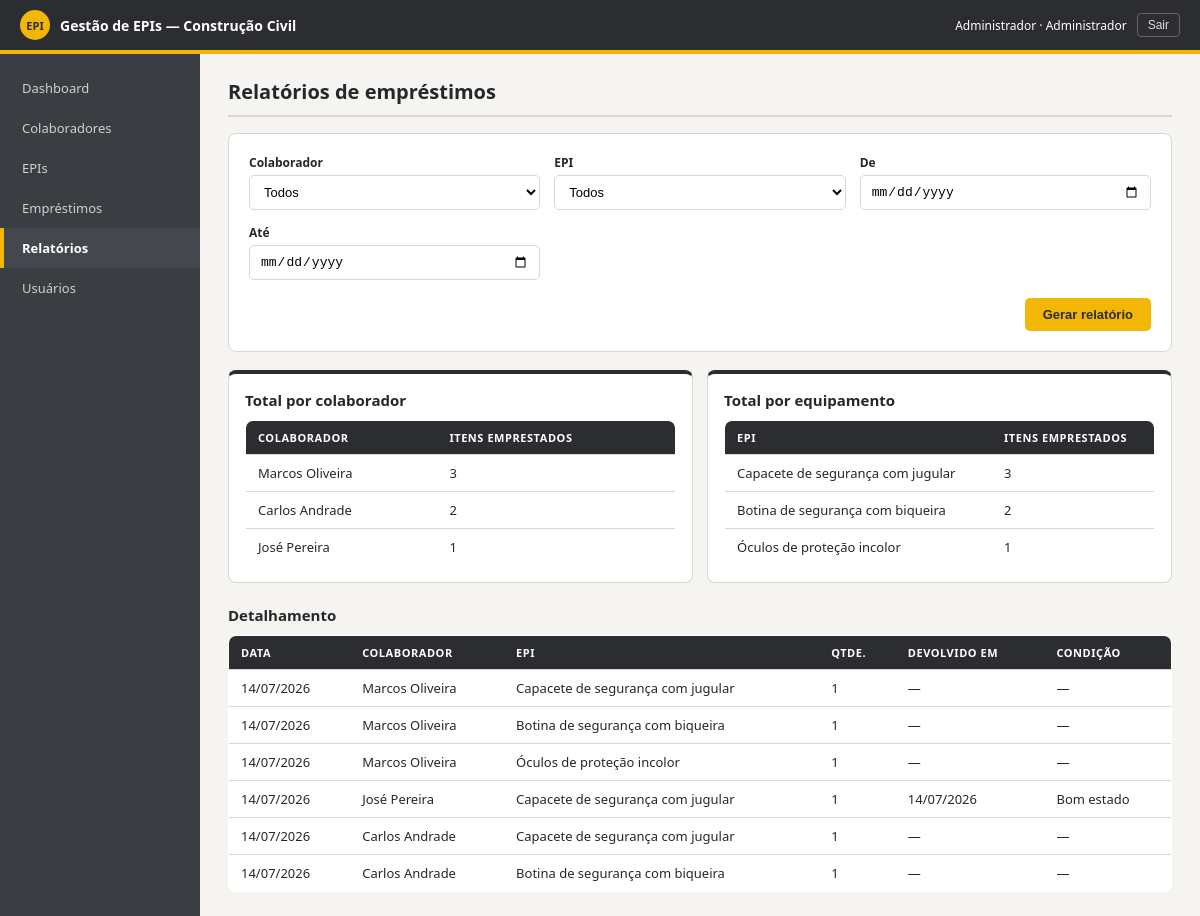
Screenshot of /relatorios/ (signed in) with the database file from the repository.
### core/models.py (models this page shows, shortened)
class Usuario(AbstractUser):
    class Perfil(models.TextChoices):
        ADMINISTRADOR = 'ADMINISTRADOR', 'Administrador'
        TECNICO = 'TECNICO', 'Técnico de Segurança'
        ALMOXARIFE = 'ALMOXARIFE', 'Almoxarife'
    perfil = models.CharField('Perfil de acesso', max_length=20,
                              choices=Perfil.choices, default=Perfil.TECNICO)
    @property
    def eh_admin(self):
        return self.perfil == self.Perfil.ADMINISTRADOR or self.is_superuser

class Colaborador(models.Model):
    matricula = models.CharField('Matrícula', max_length=20, unique=True)
    nome = models.CharField('Nome completo', max_length=100)
    cpf = models.CharField('CPF', max_length=14, unique=True,
                           help_text='Somente números ou no formato 000.000.000-00')
    data_nascimento = models.DateField('Data de nascimento', null=True, blank=True)
    cargo = models.CharField('Cargo', max_length=60)
    setor = models.CharField('Setor', max_length=60)
    telefone = models.CharField('Telefone', max_length=15, blank=True)
    email = models.EmailField('E-mail', blank=True)
    ativo = models.BooleanField('Ativo', default=True)
    criado_em = models.DateTimeField(auto_now_add=True)
    class Meta:
        ordering = ['nome']
        verbose_name = 'colaborador'
        verbose_name_plural = 'colaboradores'

class EPI(models.Model):
    class Categoria(models.TextChoices):
        CABECA = 'CABECA', 'Proteção da cabeça'
        AUDITIVA = 'AUDITIVA', 'Proteção auditiva'
        RESPIRATORIA = 'RESPIRATORIA', 'Proteção respiratória'
        VISUAL = 'VISUAL', 'Proteção visual'
        MAOS = 'MAOS', 'Proteção das mãos'
        PES = 'PES', 'Proteção dos pés'
        TRONCO = 'TRONCO', 'Proteção do tronco'
        ALTURA = 'ALTURA', 'Trabalho em altura'
        OUTROS = 'OUTROS', 'Outros'
    nome = models.CharField('Nome do EPI', max_length=100)
    descricao = models.CharField('Descrição', max_length=255, blank=True)
    categoria = models.CharField('Categoria', max_length=20, choices=Categoria.choices)
    ca_numero = models.CharField('Nº do CA', max_length=20,
                                 help_text='Certificado de Aprovação (NR-6)')
    ca_validade = models.DateField('Validade do CA')
    tamanho = models.CharField('Tamanho', max_length=10, blank=True)
    qtd_estoque = models.PositiveIntegerField('Qtde. em estoque', default=0)
    qtd_minima = models.PositiveIntegerField('Estoque mínimo', default=5)
    ativo = models.BooleanField('Ativo', default=True)
    criado_em = models.DateTimeField(auto_now_add=True)
    class Meta:
        ordering = ['nome']
        verbose_name = 'EPI'
        verbose_name_plural = 'EPIs'

class ItemEmprestimo(models.Model):
    class Condicao(models.TextChoices):
        BOM_ESTADO = 'BOM_ESTADO', 'Bom estado'
        DANIFICADO = 'DANIFICADO', 'Danificado'
        EXTRAVIADO = 'EXTRAVIADO', 'Extraviado'
    emprestimo = models.ForeignKey(Emprestimo, on_delete=models.CASCADE,
                                   related_name='itens')
    epi = models.ForeignKey(EPI, on_delete=models.PROTECT,
                            related_name='itens_emprestados', verbose_name='EPI')
    quantidade = models.PositiveIntegerField('Quantidade', default=1,
                                             validators=[MinValueValidator(1)])
    data_devolucao = models.DateTimeField('Data da devolução', null=True, blank=True)
    condicao_devolucao = models.CharField('Condição na devolução', max_length=12,
                                          choices=Condicao.choices, blank=True)
    class Meta:
        verbose_name = 'item do empréstimo'
        verbose_name_plural = 'itens do empréstimo'
    @property
    def devolvido(self):
        return self.data_devolucao is not None

class Emprestimo(models.Model):
    class Status(models.TextChoices):
        ATIVO = 'ATIVO', 'Ativo'
        DEVOLVIDO = 'DEVOLVIDO', 'Devolvido'
        ATRASADO = 'ATRASADO', 'Atrasado'
    colaborador = models.ForeignKey(Colaborador, on_delete=models.PROTECT,
                                    related_name='emprestimos', verbose_name='Colaborador')
    usuario = models.ForeignKey('core.Usuario', on_delete=models.PROTECT,
                                related_name='emprestimos_registrados',
                                verbose_name='Registrado por')
    data_emprestimo = models.DateTimeField('Data do empréstimo', auto_now_add=True)
    data_prevista_devolucao = models.DateField('Data prevista de devolução')
    status = models.CharField('Status', max_length=10,
                              choices=Status.choices, default=Status.ATIVO)
    observacao = models.CharField('Observação', max_length=255, blank=True)
    class Meta:
        ordering = ['-data_emprestimo']
        verbose_name = 'empréstimo'
        verbose_name_plural = 'empréstimos'
    @classmethod
    def atualizar_atrasados(cls):
        cls.objects.filter(
            status=cls.Status.ATIVO,
            data_prevista_devolucao__lt=timezone.localdate(),
        ).update(status=cls.Status.ATRASADO)

### core/views.py (the view)
# urls.py: path('relatorios/', views.relatorios, name='relatorios'),
@login_required
def relatorios(request):
    Emprestimo.atualizar_atrasados()
    itens = ItemEmprestimo.objects.select_related(
        'epi', 'emprestimo__colaborador', 'emprestimo__usuario')
    colaborador_id = request.GET.get('colaborador', '')
    epi_id = request.GET.get('epi', '')
    inicio = request.GET.get('inicio', '')
    fim = request.GET.get('fim', '')
    if colaborador_id:
        itens = itens.filter(emprestimo__colaborador_id=colaborador_id)
    if epi_id:
        itens = itens.filter(epi_id=epi_id)
    if inicio:
        itens = itens.filter(emprestimo__data_emprestimo__date__gte=inicio)
    if fim:
        itens = itens.filter(emprestimo__data_emprestimo__date__lte=fim)
    por_colaborador = (itens.values('emprestimo__colaborador__nome')
                       .annotate(total=Sum('quantidade')).order_by('-total'))
    por_epi = (itens.values('epi__nome')
               .annotate(total=Sum('quantidade')).order_by('-total'))
    return render(request, 'core/relatorios.html', {
        'itens': itens.order_by('-emprestimo__data_emprestimo'),
        'por_colaborador': por_colaborador,
        'por_epi': por_epi,
        'colaboradores': Colaborador.objects.all(),
        'epis': EPI.objects.all(),
        'filtros': {'colaborador': colaborador_id, 'epi': epi_id,
                    'inicio': inicio, 'fim': fim},
    })

### core/templates/core/relatorios.html (shortened to what this page needs)
{% extends 'core/base.html' %}
{% block conteudo %}
<h1>Relatórios de empréstimos</h1>
<form method="get" class="painel" style="margin-bottom:18px;">
  <div class="grade">
    <div class="grupo"><label>Colaborador</label>
      <select class="campo" name="colaborador">
        <option value="">Todos</option>
      </select>
    </div>
    <div class="grupo"><label>EPI</label>
      <select class="campo" name="epi">
        <option value="">Todos</option>
      </select>
    </div>
    <div class="grupo"><label>De</label><input class="campo" type="date" name="inicio" value="{{ filtros.inicio }}"></div>
    <div class="grupo"><label>Até</label><input class="campo" type="date" name="fim" value="{{ filtros.fim }}"></div>
  </div>
  <div class="acoes"><button class="btn btn-primario" type="submit">Gerar relatório</button></div>
</form>
<div class="cartoes">
  <div class="cartao" style="min-width:300px;">
    <h2 style="margin-top:0;">Total por colaborador</h2>
    <table>
      <tr><th>Colaborador</th><th>Itens emprestados</th></tr>
      {% for linha in por_colaborador %}
      <tr><td>{{ linha.emprestimo__colaborador__nome }}</td><td>{{ linha.total }}</td></tr>
      {% empty %}<tr><td colspan="2">Sem registros para os filtros.</td></tr>{% endfor %}
    </table>
  </div>
  <div class="cartao" style="min-width:300px;">
    <h2 style="margin-top:0;">Total por equipamento</h2>
    <table>
      <tr><th>EPI</th><th>Itens emprestados</th></tr>
      {% for linha in por_epi %}
      <tr><td>{{ linha.epi__nome }}</td><td>{{ linha.total }}</td></tr>
      {% empty %}<tr><td colspan="2">Sem registros para os filtros.</td></tr>{% endfor %}
    </table>
  </div>
</div>
<h2>Detalhamento</h2>
<table>
  <tr><th>Data</th><th>Colaborador</th><th>EPI</th><th>Qtde.</th><th>Devolvido em</th><th>Condição</th></tr>
  {% for item in itens %}
  <tr>
    <td>{{ item.emprestimo.data_emprestimo|date:'d/m/Y' }}</td>
    <td>{{ item.emprestimo.colaborador.nome }}</td>
    <td>{{ item.epi.nome }}</td>
    <td>{{ item.quantidade }}</td>
    <td>{% if item.devolvido %}{{ item.data_devolucao|date:'d/m/Y' }}{% else %}—{% endif %}</td>
    <td>{{ item.get_condicao_devolucao_display|default:'—' }}</td>
  </tr>
  {% empty %}
  <tr><td colspan="6">Nenhum registro encontrado para os filtros aplicados.</td></tr>
  {% endfor %}
</table>
{% endblock %}

### core/templates/core/base.html (shortened to what this page needs)
{% load static %}
<!DOCTYPE html>
<html lang="pt-BR">
<head>
<link rel="stylesheet" href="{% static 'css/style.css' %}">
</head>
<body>
<header class="topbar">
  <div class="marca"><span class="capacete">EPI</span> Gestão de EPIs — Construção Civil</div>
  <div class="usuario-chip">
    <span>{{ user.get_full_name|default:user.username }} · {{ user.get_perfil_display }}</span>
    <form method="post" action="{% url 'logout' %}">{% csrf_token %}<button type="submit">Sair</button></form>
  </div>
</header>
<div class="layout">
  <nav class="menu">
    {% with atual=request.resolver_match.url_name %}
    <a href="{% url 'dashboard' %}" class="{% if atual == 'dashboard' %}ativo{% endif %}">Dashboard</a>
    <a href="{% url 'colaborador_lista' %}" class="{% if 'colaborador' in atual %}ativo{% endif %}">Colaboradores</a>
    <a href="{% url 'epi_lista' %}" class="{% if 'epi_' in atual %}ativo{% endif %}">EPIs</a>
    <a href="{% url 'emprestimo_lista' %}" class="{% if 'emprestimo' in atual %}ativo{% endif %}">Empréstimos</a>
    <a href="{% url 'relatorios' %}" class="{% if atual == 'relatorios' %}ativo{% endif %}">Relatórios</a>
    {% if user.eh_admin %}
    <a href="{% url 'usuario_lista' %}" class="{% if 'usuario' in atual %}ativo{% endif %}">Usuários</a>
    {% endif %}
    {% endwith %}
  </nav>
  <main class="conteudo">
    {% block conteudo %}{% endblock %}
  </main>
</div>
</body>
</html>

### core/static/css/style.css (style rules this page uses)
:root { --grafite:#2b2d31; --grafite-2:#3a3d42; --amarelo:#f2b705; --amarelo-esc:#c79300; --papel:#f5f4f0; --branco:#ffffff; --linha:#d9d7d0; --texto:#26272b; --cinza:#6d6f76; --ok:#2e7d32; --alerta:#b3261e; --aviso:#9a6c00; }
* { box-sizing:border-box; margin:0; padding:0; }
body { font-family:'Segoe UI',Arial,sans-serif; background:var(--papel); color:var(--texto); font-size:14px; }
a { color:inherit; }
.topbar { display:flex; justify-content:space-between; align-items:center; background:var(--grafite); color:#fff; padding:10px 20px; border-bottom:4px solid var(--amarelo); }
.marca { display:flex; align-items:center; gap:10px; font-weight:700; }
.marca .capacete { width:30px;height:30px;border-radius:50%;background:var(--amarelo); color:var(--grafite);display:flex;align-items:center;justify-content:center;font-size:11px;font-weight:800; }
.usuario-chip { font-size:12px; display:flex; align-items:center; gap:10px; }
.usuario-chip form { display:inline; }
.usuario-chip button { background:none;border:1px solid #666;color:#ddd;border-radius:4px; padding:4px 10px;cursor:pointer;font-size:12px; }
.layout { display:flex; min-height:calc(100vh - 55px); }
.menu { width:200px; background:var(--grafite-2); padding:14px 0; }
.menu a { display:block; color:#cfd0d4; text-decoration:none; padding:11px 18px; font-size:13px; border-left:4px solid transparent; }
.menu a.ativo { border-left-color:var(--amarelo); background:#44474d; color:#fff; font-weight:600; }
.conteudo { flex:1; padding:24px 28px; max-width:1100px; }
h1 { font-size:20px; margin-bottom:16px; padding-bottom:10px; border-bottom:2px solid var(--linha); }
h2 { font-size:15px; margin:20px 0 10px; }
.cartoes { display:flex; gap:14px; flex-wrap:wrap; margin-bottom:22px; }
.cartao { flex:1; min-width:170px; background:var(--branco); border:1px solid var(--linha); border-radius:8px; padding:16px; border-top:4px solid var(--grafite); }
form.painel, .painel { background:var(--branco); border:1px solid var(--linha); border-radius:8px; padding:20px; }
.grade { display:grid; grid-template-columns:repeat(auto-fit,minmax(220px,1fr)); gap:14px; }
.grupo label { display:block; font-size:12px; font-weight:600; margin-bottom:4px; }
.campo, input.campo, select.campo, textarea.campo { width:100%; border:1.5px solid var(--linha); border-radius:5px; padding:8px 10px; font-size:13px; background:#fff; }
.acoes { display:flex; gap:10px; justify-content:flex-end; margin-top:18px; }
.btn { display:inline-block; border:none; border-radius:5px; padding:9px 18px; font-size:13px; font-weight:600; cursor:pointer; text-decoration:none; }
.btn-primario { background:var(--amarelo); color:var(--grafite); }
table { width:100%; border-collapse:collapse; background:var(--branco); border:1px solid var(--linha); border-radius:8px; overflow:hidden; font-size:13px; }
th { background:var(--grafite); color:#fff; text-align:left; padding:9px 12px; font-size:11px; text-transform:uppercase; letter-spacing:.05em; }
td { padding:9px 12px; border-top:1px solid var(--linha); }

### rows the page displays
Usuario: get_full_name "Administrador", perfil "Administrador"
Colaborador: emprestimo__colaborador__nome "Marcos Oliveira", total "3"
Colaborador: emprestimo__colaborador__nome "José Pereira", total "1"
EPI: epi__nome "Botina de segurança com biqueira", total "2"
EPI: epi__nome "Óculos de proteção incolor", total "1"
ItemEmprestimo: emprestimo.data_emprestimo "14/07/2026", emprestimo.colaborador.nome "Marcos Oliveira", epi.nome "Capacete de segurança com jugular", quantidade "1", condicao_devolucao "—"
ItemEmprestimo: emprestimo.data_emprestimo "14/07/2026", emprestimo.colaborador.nome "Marcos Oliveira", epi.nome "Botina de segurança com biqueira", quantidade "1", condicao_devolucao "—"
ItemEmprestimo: emprestimo.data_emprestimo "14/07/2026", emprestimo.colaborador.nome "Marcos Oliveira", epi.nome "Óculos de proteção incolor", quantidade "1", condicao_devolucao "—"
ItemEmprestimo: emprestimo.data_emprestimo "14/07/2026", emprestimo.colaborador.nome "José Pereira", epi.nome "Capacete de segurança com jugular", quantidade "1", data_devolucao "14/07/2026", condicao_devolucao "Bom estado"
ItemEmprestimo: emprestimo.data_emprestimo "14/07/2026", emprestimo.colaborador.nome "Carlos Andrade", epi.nome "Capacete de segurança com jugular", quantidade "1", condicao_devolucao "—"
ItemEmprestimo: emprestimo.data_emprestimo "14/07/2026", emprestimo.colaborador.nome "Carlos Andrade", epi.nome "Botina de segurança com biqueira", quantidade "1", condicao_devolucao "—"

### other values shown
{{ linha.emprestimo__colaborador__nome }} "Carlos Andrade"
{{ linha.total }} "2"
{{ linha.epi__nome }} "Capacete de segurança com jugular"
{{ linha.total }} "3"
